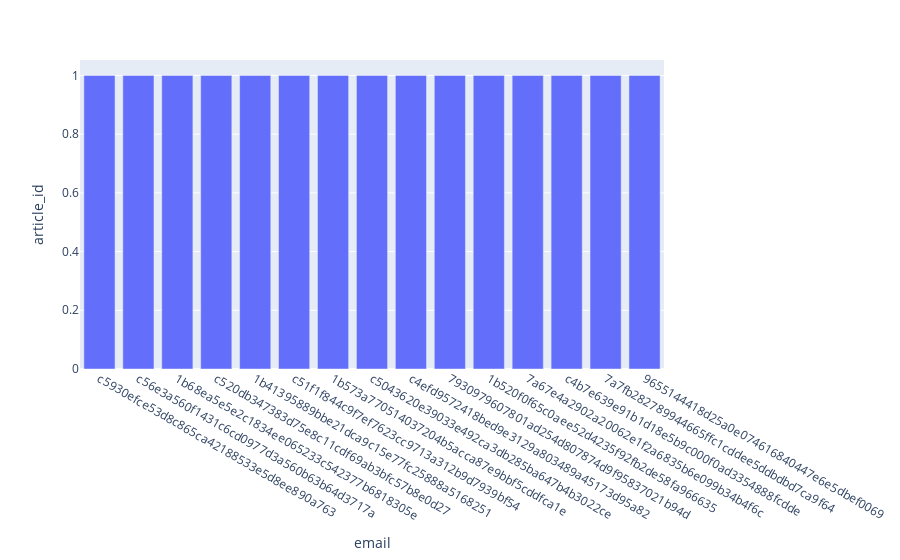

The notebook cell saved with this chart:
### Code cell
# last 15 users
px.bar(df_users.tail(15), x='email', y='article_id')

### Figure 1 — Plotly figure (JSON) as saved in the notebook; plotly's stock layout.template omitted (floating-point values rounded to 4 significant figures)
{"data": [{"alignmentgroup": "True", "hovertemplate": "email=%{x}<br>article_id=%{y}<extra></extra>", "legendgroup": "", "marker": {"color": "#636efa"}, "name": "", "offsetgroup": "", "orientation": "v", "showlegend": false, "textposition": "auto", "type": "bar", "x": ["c5930efce53d8c865ca42188533e5d8ee890a763", "c56e3a560f1431c6cd0977d3a560b63b64d3717a", "1b68ea5e5e2c1834ee065233c542377b6818305e", "c520db347383d75e8c11cdf69ab3bfc57b8e0d27", "1b41395889bbe21dca9c15e77fc25888a5168251", "c51f1f844c9f7ef7623cc9713a312b9d7939bf54", "1b573a770514037204b5acca87e9bbf5cddfca1e", "c5043620e39033e492ca3db285ba647b4b3022ce", "c4efd9572418bed9e3129a803489a45173d95a82", "7930979607801ad254d807874d9f95837021b94d", "1b520f0f65c0aee52d4235f92fb2de58fa966635", "7a67e4a2902a20062e1f2a6835b6e099b34b4f6c", "c4b7e639e91b1d18e5b9c000f0ad3354888fcdde", "7a7fb282789944665ffc1cddee5ddbdbd7ca9f64", "9655144418d25a0e074616840447e6e5dbef0069"], "xaxis": "x", "y": [1, 1, 1, 1, 1, 1, 1, 1, 1, 1, 1, 1, 1, 1, 1], "yaxis": "y"}], "layout": {"barmode": "relative", "legend": {"tracegroupgap": 0}, "margin": {"t": 60}, "xaxis": {"anchor": "y", "domain": [0, 1], "title": {"text": "email"}}, "yaxis": {"anchor": "x", "domain": [0, 1], "title": {"text": "article_id"}}}}
